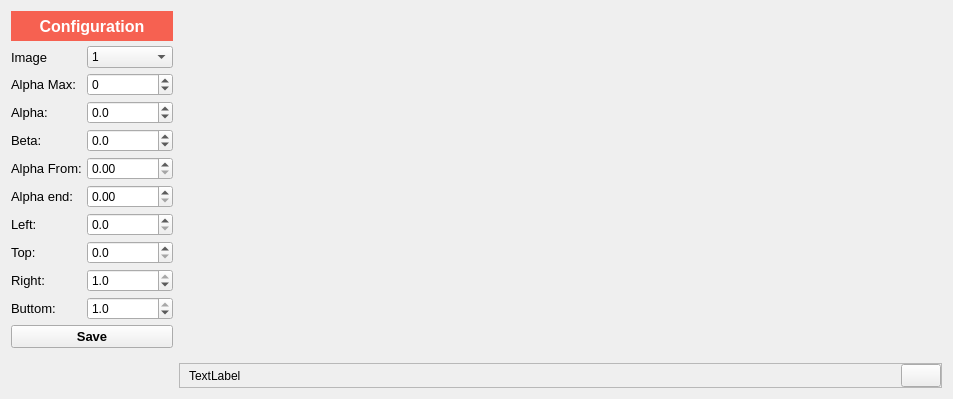
         <widget class="QWidget" name="page_calibration_surrounding_view">
          <layout class="QHBoxLayout" name="horizontalLayout_6">
           <item>
            <widget class="QFrame" name="frame_configuration_surrounding_view">
             <property name="minimumSize">
              <size>
               <width>162</width>
               <height>0</height>
              </size>
             </property>
             <property name="maximumSize">
              <size>
               <width>200</width>
               <height>16777215</height>
              </size>
             </property>
             <property name="frameShape">
              <enum>QFrame::NoFrame</enum>
             </property>
             <property name="frameShadow">
              <enum>QFrame::Plain</enum>
             </property>
             <layout class="QVBoxLayout" name="verticalLayout_7">
              <property name="spacing">
               <number>5</number>
              </property>
              <property name="leftMargin">
               <number>0</number>
              </property>
              <property name="topMargin">
               <number>0</number>
              </property>
              <property name="rightMargin">
               <number>0</number>
              </property>
              <property name="bottomMargin">
               <number>0</number>
              </property>
              <item>
               <widget class="QLabel" name="label_configuration_calib_surrounding_view">
                <property name="minimumSize">
                 <size>
                  <width>0</width>
                  <height>30</height>
                 </size>
                </property>
                <property name="maximumSize">
                 <size>
                  <width>16777215</width>
                  <height>40</height>
                 </size>
                </property>
                <property name="font">
                 <font>
                  <pointsize>12</pointsize>
                  <weight>75</weight>
                  <bold>true</bold>
                 </font>
                </property>
                <property name="styleSheet">
                 <string notr="true">background-color:  rgb(246, 97, 81);
color: #FFFFFF;</string>
                </property>
                <property name="frameShape">
                 <enum>QFrame::NoFrame</enum>
                </property>
                <property name="text">
                 <string>Configuration</string>
                </property>
                <property name="alignment">
                 <set>Qt::AlignCenter</set>
                </property>
               </widget>
              </item>
              <item>
               <layout class="QFormLayout" name="formLayout_calib_surrounding_view">
                <item row="0" column="0">
                 <widget class="QLabel" name="label_36">
                  <property name="font">
                   <font>
                    <pointsize>10</pointsize>
                   </font>
                  </property>
                  <property name="text">
                   <string>Image</string>
                  </property>
                 </widget>
                </item>
                <item row="0" column="1">
                 <widget class="QComboBox" name="comboBox_image_calib_surrounding_view">
                  <property name="mouseTracking">
                   <bool>true</bool>
                  </property>
                  <item>
                   <property name="text">
                    <string>1</string>
                   </property>
                  </item>
                  <item>
                   <property name="text">
                    <string>2</string>
                   </property>
                  </item>
                  <item>
                   <property name="text">
                    <string>3</string>
                   </property>
                  </item>
                  <item>
                   <property name="text">
                    <string>4</string>
                   </property>
                  </item>
                 </widget>
                </item>
                <item row="1" column="0">
                 <widget class="QLabel" name="label">
                  <property name="font">
                   <font>
                    <pointsize>10</pointsize>
                   </font>
                  </property>
                  <property name="text">
                   <string>Alpha Max:</string>
                  </property>
                 </widget>
                </item>
                <item row="2" column="0">
                 <widget class="QLabel" name="label_2">
                  <property name="font">
                   <font>
                    <pointsize>10</pointsize>
                   </font>
                  </property>
                  <property name="text">
                   <string>Alpha:</string>
                  </property>
                 </widget>
                </item>
                <item row="3" column="0">
                 <widget class="QLabel" name="label_3">
                  <property name="font">
                   <font>
                    <pointsize>10</pointsize>
                   </font>
                  </property>
                  <property name="text">
                   <string>Beta:</string>
                  </property>
                 </widget>
                </item>
                <item row="6" column="0">
                 <widget class="QLabel" name="label_7">
                  <property name="font">
                   <font>
                    <pointsize>10</pointsize>
                   </font>
                  </property>
                  <property name="text">
                   <string>Left:</string>
                  </property>
                 </widget>
                </item>
                <item row="6" column="1">
                 <widget class="QDoubleSpinBox" name="left_calib_surrouding_view">
                  <property name="decimals">
                   <number>1</number>
                  </property>
                  <property name="maximum">
                   <double>1.000000000000000</double>
                  </property>
                  <property name="singleStep">
                   <double>0.100000000000000</double>
                  </property>
                 </widget>
                </item>
                <item row="7" column="0">
                 <widget class="QLabel" name="label_8">
                  <property name="font">
                   <font>
                    <pointsize>10</pointsize>
                   </font>
                  </property>
                  <property name="text">
                   <string>Top:</string>
                  </property>
                 </widget>
                </item>
                <item row="8" column="0">
                 <widget class="QLabel" name="label_9">
                  <property name="font">
                   <font>
                    <pointsize>10</pointsize>
                   </font>
                  </property>
                  <property name="text">
                   <string>Right:</string>
                  </property>
                 </widget>
                </item>
                <item row="9" column="0">
                 <widget class="QLabel" name="label_10">
                  <property name="font">
                   <font>
                    <pointsize>10</pointsize>
                   </font>
                  </property>
                  <property name="text">
                   <string>Buttom:</string>
                  </property>
                 </widget>
                </item>
                <item row="7" column="1">
                 <widget class="QDoubleSpinBox" name="top_calib_surrounding_view">
                  <property name="decimals">
                   <number>1</number>
                  </property>
                  <property name="maximum">
                   <double>1.000000000000000</double>
                  </property>
                  <property name="singleStep">
                   <double>0.100000000000000</double>
                  </property>
                 </widget>
                </item>
                <item row="8" column="1">
                 <widget class="QDoubleSpinBox" name="right_calib_surrounding_view">
                  <property name="decimals">
                   <number>1</number>
                  </property>
                  <property name="maximum">
                   <double>1.000000000000000</double>
                  </property>
                  <property name="singleStep">
                   <double>0.100000000000000</double>
                  </property>
                  <property name="value">
                   <double>1.000000000000000</double>
                  </property>
                 </widget>
                </item>
                <item row="9" column="1">
                 <widget class="QDoubleSpinBox" name="buttom_calib_surrounding_view">
                  <property name="decimals">
                   <number>1</number>
                  </property>
                  <property name="maximum">
                   <double>1.000000000000000</double>
                  </property>
                  <property name="singleStep">
                   <double>0.100000000000000</double>
                  </property>
                  <property name="value">
                   <double>1.000000000000000</double>
                  </property>
                 </widget>
                </item>
                <item row="3" column="1">
                 <widget class="QDoubleSpinBox" name="beta_calib_surrounding_view">
                  <property name="decimals">
                   <number>1</number>
                  </property>
                  <property name="minimum">
                   <double>-90.000000000000000</double>
                  </property>
                  <property name="maximum">
                   <double>90.000000000000000</double>
                  </property>
                 </widget>
                </item>
                <item row="1" column="1">
                 <widget class="QSpinBox" name="alpha_max_calib_surroounding_view">
                  <property name="minimum">
                   <number>-90</number>
                  </property>
                  <property name="maximum">
                   <number>90</number>
                  </property>
                 </widget>
                </item>
                <item row="2" column="1">
                 <widget class="QDoubleSpinBox" name="alpha_calib_surroounding_view">
                  <property name="decimals">
                   <number>1</number>
                  </property>
                  <property name="minimum">
                   <double>-90.000000000000000</double>
                  </property>
                  <property name="maximum">
                   <double>90.000000000000000</double>
                  </property>
                  <property name="singleStep">
                   <double>1.000000000000000</double>
                  </property>
                 </widget>
                </item>
                <item row="4" column="0">
                 <widget class="QLabel" name="label_4">
                  <property name="font">
                   <font>
                    <pointsize>10</pointsize>
                   </font>
                  </property>
                  <property name="text">
                   <string>Alpha From:</string>
                  </property>
                 </widget>
                </item>
                <item row="4" column="1">
                 <widget class="QDoubleSpinBox" name="alpha_from_calib_surrounding_view">
                  <property name="maximum">
                   <double>1.000000000000000</double>
                  </property>
                 </widget>
                </item>
                <item row="5" column="0">
                 <widget class="QLabel" name="label_6">
                  <property name="font">
                   <font>
                    <pointsize>10</pointsize>
                   </font>
                  </property>
                  <property name="text">
                   <string>Alpha end:</string>
                  </property>
                 </widget>
                </item>
                <item row="5" column="1">
                 <widget class="QDoubleSpinBox" name="alpha_end_calib_surrounding_view">
                  <property name="maximum">
                   <double>1.000000000000000</double>
                  </property>
                 </widget>
                </item>
               </layout>
              </item>
              <item>
               <widget class="QPushButton" name="btn_save_calib_surrounding_view">
                <property name="font">
                 <font>
                  <pointsize>10</pointsize>
                  <weight>75</weight>
                  <bold>true</bold>
                 </font>
                </property>
                <property name="styleSheet">
                 <string notr="true"/>
                </property>
                <property name="text">
                 <string>Save</string>
                </property>
               </widget>
              </item>
              <item>
               <spacer name="verticalSpacer_calib_surrounding_view">
                <property name="orientation">
                 <enum>Qt::Vertical</enum>
                </property>
                <property name="sizeHint" stdset="0">
                 <size>
                  <width>20</width>
                  <height>40</height>
                 </size>
                </property>
               </spacer>
              </item>
             </layout>
            </widget>
           </item>
           <item>
            <widget class="QFrame" name="frame_calib_surrounding_view">
             <property name="frameShape">
              <enum>QFrame::NoFrame</enum>
             </property>
             <property name="frameShadow">
              <enum>QFrame::Plain</enum>
             </property>
             <layout class="QVBoxLayout" name="verticalLayout_8">
              <property name="spacing">
               <number>5</number>
              </property>
              <property name="leftMargin">
               <number>0</number>
              </property>
              <property name="topMargin">
               <number>0</number>
              </property>
              <property name="rightMargin">
               <number>0</number>
              </property>
              <property name="bottomMargin">
               <number>0</number>
              </property>
              <item>
               <layout class="QVBoxLayout" name="verticalLayout_calib_surrounding_view">
                <item>
                 <layout class="QHBoxLayout" name="horizontalLayout_calib_surrounding_view">
                  <item>
                   <widget class="QLabel" name="overlay_image_calib_surrounding_view">
                    <property name="frameShape">
                     <enum>QFrame::NoFrame</enum>
                    </property>
                    <property name="text">
                     <string/>
                    </property>
                   </widget>
                  </item>
                 </layout>
                </item>
                <item>
                 <widget class="QFrame" name="frame_btn_close_calib_surrounding_view">
                  <property name="maximumSize">
                   <size>
                    <width>16777215</width>
                    <height>25</height>
                   </size>
                  </property>
                  <property name="frameShape">
                   <enum>QFrame::StyledPanel</enum>
                  </property>
                  <property name="frameShadow">
                   <enum>QFrame::Raised</enum>
                  </property>
                  <layout class="QHBoxLayout" name="horizontalLayout_14">
                   <property name="spacing">
                    <number>0</number>
                   </property>
                   <property name="topMargin">
                    <number>0</number>
                   </property>
                   <property name="rightMargin">
                    <number>0</number>
                   </property>
                   <property name="bottomMargin">
                    <number>0</number>
                   </property>
                   <item>
                    <widget class="QLabel" name="label_status_bar_calib_surroounding_view">
                     <property name="text">
                      <string>TextLabel</string>
                     </property>
                    </widget>
                   </item>
                   <item>
                    <spacer name="horizontalSpacer_calib_surrounding_view">
                     <property name="orientation">
                      <enum>Qt::Horizontal</enum>
                     </property>
                     <property name="sizeHint" stdset="0">
                      <size>
                       <width>660</width>
                       <height>20</height>
                      </size>
                     </property>
                    </spacer>
                   </item>
                   <item>
                    <widget class="QPushButton" name="btn_close_calib_surrounding_view">
                     <property name="maximumSize">
                      <size>
                       <width>40</width>
                       <height>16777215</height>
                      </size>
                     </property>
                     <property name="font">
                      <font>
                       <pointsize>10</pointsize>
                       <weight>75</weight>
                       <bold>true</bold>
                      </font>
                     </property>
                     <property name="styleSheet">
                      <string notr="true"/>
                     </property>
                     <property name="text">
                      <string/>
                     </property>
                    </widget>
                   </item>
                  </layout>
                 </widget>
                </item>
               </layout>
              </item>
             </layout>
            </widget>
           </item>
          </layout>
         </widget>
